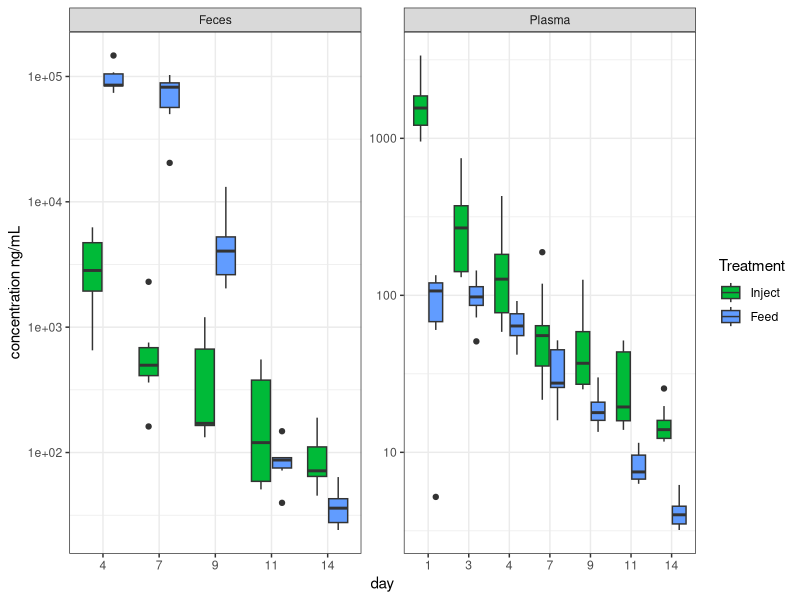
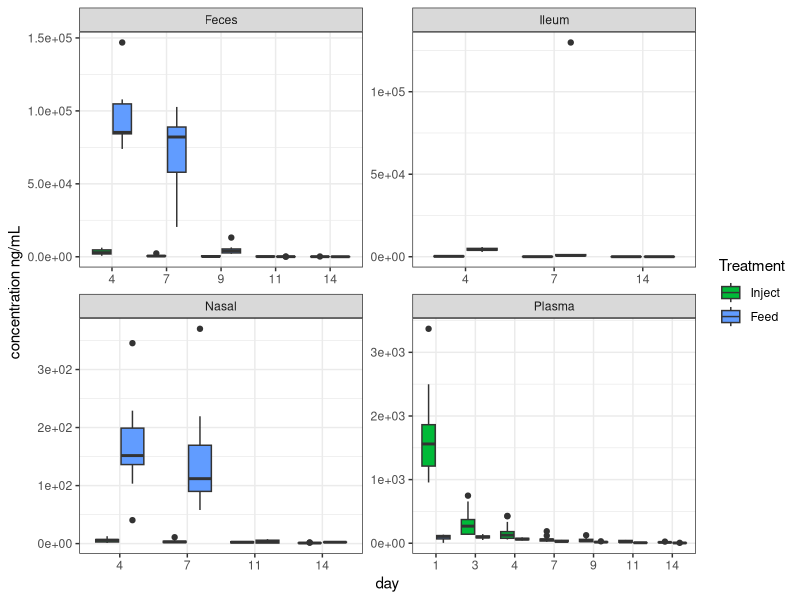
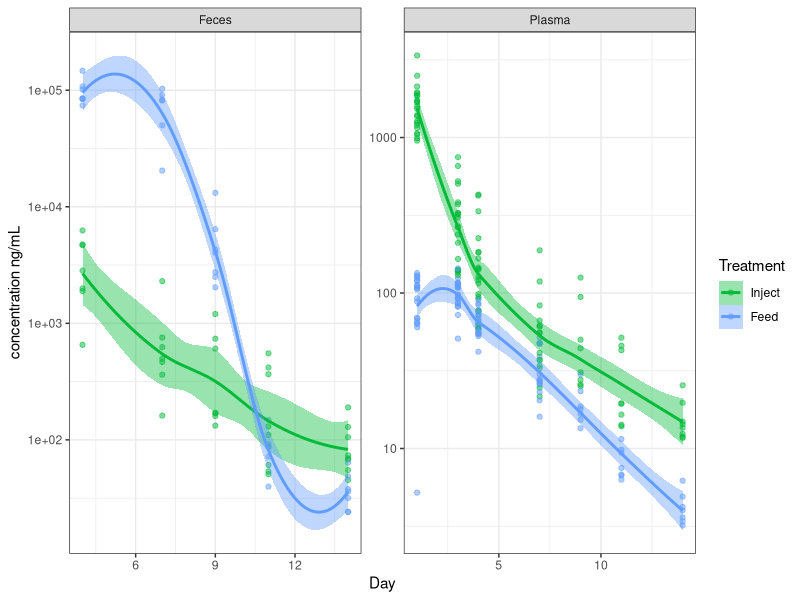
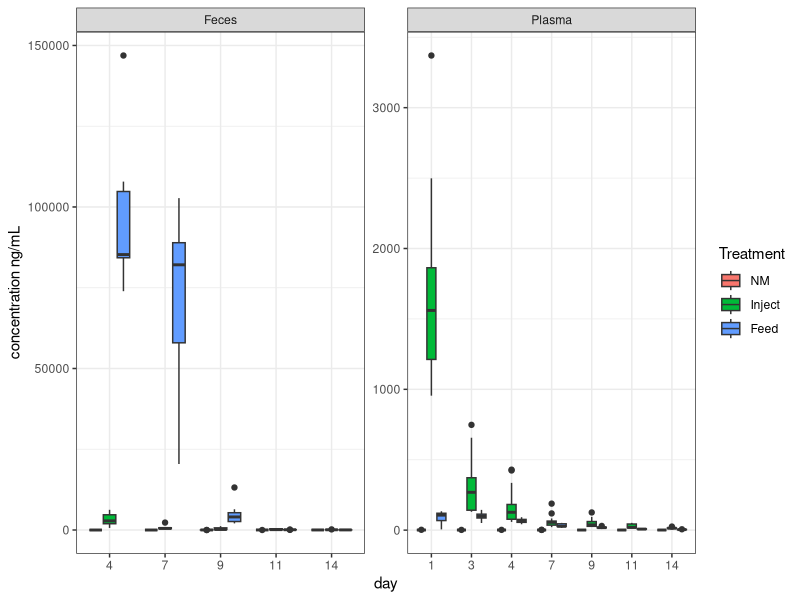
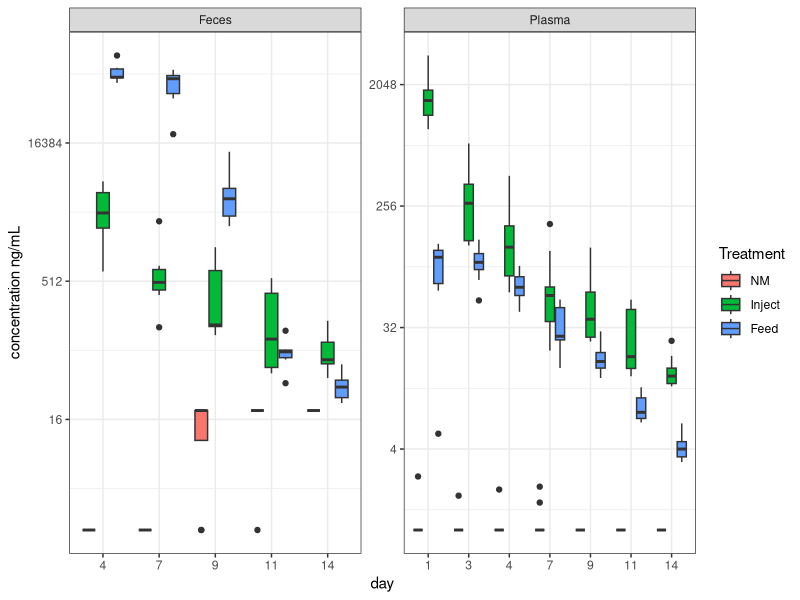

These charts were generated, in order, by the following R code: (Note: this script raises an error after producing the figures.)



###### ABX conc. data  #########


getwd()
# setwd('~/FS1/reanal/')

library(tidyverse)
library(reshape2)

# functions used:
# grep()
# gsub()
# colnames()
# na.exclude()
# paste()


tis <- read.csv('./data/HansResults_tissues.csv', stringsAsFactors = FALSE)  # reads in data, already cleaned a little
meta <- read.csv('./data/hans_meta.csv', stringsAsFactors = FALSE)           # reads in some metadata

inj <- meta$Pig.ID.Numbers[grep('IM', meta$Control.treatment)]        # creates a vector of pig numbers that have 'IM' in their treatment column
oral <- meta$Pig.ID.Numbers[grep('In-feed', meta$Control.treatment)]    # creates a vector of pig numbers that have 'In-feed' in their treatment column
control <- meta$Pig.ID.Numbers[grep('Control', meta$Control.treatment)] # creates a vector of pig numbers that have 'Control' in their treatment column


tis$Time.Point <- as.numeric(gsub('D', '', tis$Time.Point))             # replaces the 'D' in the time column with '' (nothing)

tis.melt <- melt(tis, id.vars = c(1,2), measure.vars = c(3:6))          # converts to long dataframe format for easy plotting
tis.melt                                                                # just checking on the new long dataframe
colnames(tis.melt) <- c('pig', 'day', 'tissue', 'concentration')        # changing the column names to something I like
tis.melt$concentration <- gsub('NF', 0, tis.melt$concentration)         # replaces 'NF' with 0
tis.melt$concentration <- gsub('<', '', tis.melt$concentration)         # replaces '<' with '' (nothing)


tis.melt$concentration <- as.numeric(tis.melt$concentration)            # forces the concentration column to be numeric 
tis.melt <- na.exclude(tis.melt)                                        # removes NAs which were introduced in the previous line

tis.melt$treatment <- NA                                                # creates a new column 'treatment'
tis.melt$treatment[tis.melt$pig %in% control] <- 'control'              # assigns 'control' to pigs whose numbers are in the control vector we generated on line 11
tis.melt$treatment[tis.melt$pig %in% inj] <- 'inject'                   # assigns 'inject' to pigs whose numbers are in the control vector we generated on line 9
tis.melt$treatment[tis.melt$pig %in% oral] <- 'oral'                    # assigns 'oral' to pigs whose numbers are in the control vector we generated on line 10


tis.melt$dayXtreat <- paste(tis.melt$day, tis.melt$treatment, sep = '_') # creates a dayXtreatment column, it's just the day and treatment columns pasted together




tis.melt$day <- factor(tis.melt$day)                                     # makes the day column a factor (this means it is categorical data, not continuous data)


# this section uses tidyverse type pipes, filters, and ggplot to produce boxplots

tis.melt$concentration[tis.melt$concentration == 0] <- 1
tis.melt$Treatment <- ifelse(tis.melt$treatment == 'control', 'NM', 
                             ifelse(tis.melt$treatment == 'inject', 'Inject', 
                                    ifelse(tis.melt$treatment == 'oral', 'Feed', NA)))

tis.melt$Tissue <- ifelse(tis.melt$tissue == 'Serum', 'Plasma', 
                             ifelse(tis.melt$tissue == 'feces', 'Feces',
                                    ifelse(tis.melt$tissue == 'Nasal', 'Nasal', 
                                           ifelse(tis.melt$tissue == 'Ileum', 'Ileum', NA))))






tis.melt$Treatment <- factor(tis.melt$Treatment, levels = c('NM', 'Inject', 'Feed'))

tis.melt %>% filter(Treatment %in% c('Inject', 'Feed')) %>%
  filter(Tissue %in% c('Feces', 'Plasma')) %>% 
  filter(day != 0) %>% 
  ggplot(aes(x=day, y=concentration, group=dayXtreat, fill=Treatment)) +
  geom_boxplot() +
  ylab('concentration ng/mL') + scale_y_log10() +
  facet_wrap(~Tissue, scales = 'free')+
  theme_bw() + scale_fill_manual(values = c('#00BA38', '#619CFF')) #+ 
  scale_y_continuous(labels = function(x) format(x, scientific = FALSE))

tis.melt %>% filter(Treatment %in% c('Inject', 'Feed')) %>%
  #filter(Tissue %in% c('Feces', 'Plasma')) %>% 
  filter(day != 0) %>% 
  ggplot(aes(x=day, y=concentration, group=dayXtreat, fill=Treatment)) +
  geom_boxplot() +
  ylab('concentration ng/mL') + scale_y_log10() +
  facet_wrap(~Tissue, scales = 'free')+
  theme_bw() + scale_fill_manual(values = c('#00BA38', '#619CFF'))+
  scale_y_continuous(labels = function(x) format(x, scientific = TRUE))



#
tis.melt$Day <- as.numeric(as.character(tis.melt$day))

tis.melt %>% filter(Treatment %in% c('Inject', 'Feed')) %>%
  filter(Tissue %in% c('Feces', 'Plasma')) %>% 
  filter(day != 0) %>% 
  ggplot(aes(x=Day, y=concentration, fill=Treatment, color=Treatment)) +
  geom_point(shape=21, alpha=.5) + geom_smooth() +
  ylab('concentration ng/mL') + scale_y_log10() +
  facet_wrap(~Tissue, scales = 'free')+
  theme_bw() + scale_fill_manual(values = c('#00BA38', '#619CFF'))+
  scale_color_manual(values = c('#00BA38', '#619CFF')) #+ 
  scale_y_continuous(labels = function(x) format(x, scientific = FALSE))









tis.melt %>% filter(tissue %in% c('Serum', 'feces')) %>%
  filter(day != 0) %>% 
  ggplot(aes(x=day, y=concentration, group=dayXtreat, fill=Treatment)) +
  geom_boxplot() +
  ylab('concentration ng/mL') +# scale_y_log10() +
  facet_wrap(~Tissue, scales = 'free')+
  theme_bw()

tis.melt %>% filter(tissue %in% c('Serum', 'feces')) %>%
  filter(day != 0) %>% 
  ggplot(aes(x=day, y=concentration, group=dayXtreat, fill=Treatment)) +
  geom_boxplot() +
  ylab('concentration ng/mL') + scale_y_continuous(trans = 'log2') +
  facet_wrap(~Tissue, scales = 'free')+
  theme_bw()



tis.melt %>% group_by(Treatment, day) %>% 
  summarise(mean_conc = mean(concentration)) %>% 
  spread(key=Treatment, value=mean_conc, -day)

scales::trans_new(transform = log2, inverse = exp)

tis.melt %>% filter(tissue == 'Serum') %>%                                 
  ggplot(aes(x=day, y=concentration, group=dayXtreat, fill=treatment)) +
  geom_boxplot() +
  ylab('concentration ng/mL') +
  ggtitle('Oxytet concentrations: Serum') +
  theme_bw()


tis.melt %>% filter(tissue == 'feces') %>%
  ggplot(aes(x=day, y=concentration, group=dayXtreat, fill=treatment)) +
  geom_boxplot() + ylab('concentration ng/mL') + ggtitle('Oxytet concentrations: Feces')

tis.melt %>% filter(tissue == 'Nasal') %>%
  ggplot(aes(x=day, y=concentration, group=dayXtreat, fill=treatment)) +
  geom_boxplot() + ylab('concentration ng/mL') + ggtitle('Oxytet concentrations: Nasal wash')


tis.melt %>% filter(tissue == 'Ileum') %>%
  ggplot(aes(x=day, y=concentration, group=dayXtreat, fill=treatment)) +
  geom_boxplot() + ylab('concentration ng/mL') + ggtitle('Ileum')

tis.melt <- tis.melt[!(tis.melt$concentration >129000 & tis.melt$tissue == 'Ileum'),]  # removed one crazy high outlier

tis.melt %>% filter(tissue == 'Ileum') %>%
  ggplot(aes(x=day, y=concentration, group=dayXtreat, fill=treatment)) +
  geom_boxplot() + ylab('concentration ng/mL') + ggtitle('Oxytet concentrations: Ileum')


tis.melt$group <- paste(tis.melt$pig, tis.melt$day, tis.melt$tissue, sep = '_')

feces.abx <- tis.melt %>% filter(tissue == 'feces')

#  Duplicated Pig numbers are an issue here. This is some fallout from when pig 50 was taken
# instead of pig 5 for a D4 necropsy.

#tis.melt %>% spread(tissue, concentration)


#tis.spread <- spread(tis.melt, key = tissue, value = concentration)

tis.melt[c(381,514),]
tis.melt[c(20,249),]
tis.melt[c(660,718),]
tis.melt[c(661,719),]

# this should fix the problem

tis.melt[c(381),]$pig <- 5
tis.melt[c(20),]$pig <- 5
tis.melt[c(718),]$pig <- 50
tis.melt[c(719),]$pig <- 50
